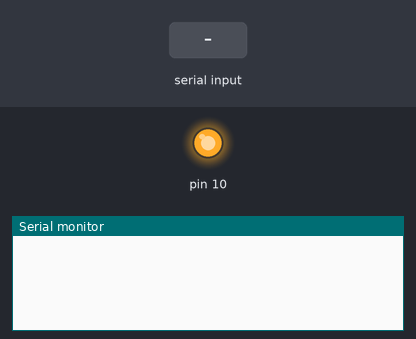
The program below on a simulated Arduino Uno, built with avr-gcc and run on an emulated ATmega328P. Parts: output pins drawn as LEDs (lit = HIGH), the last lines printed to the serial monitor. The inputs (shaded band) are chosen by the test bench. No radio packets arrive unless stated.

Above: at 1.8 s.
1.9 s: "90,45\n" received over the second serial link
At 3.0 s:
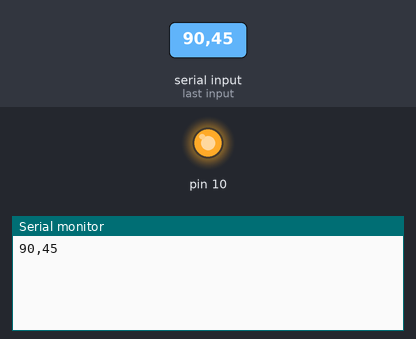
3.5 s: "5\n" received over the second serial link
At 4.6 s:
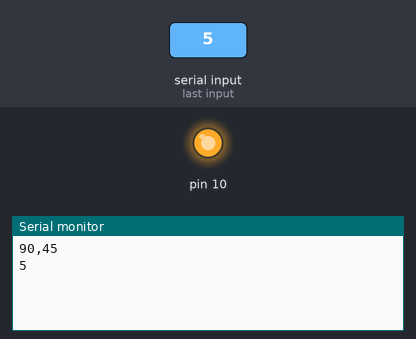

Measured:
- after the input at 1.9 s, the serial monitor: prints a new line after 0.12 s (image 1)
- after the input at 3.5 s, the serial monitor: prints a new line at once (image 2)

The program:

main.cpp
```cpp
#include<RF24.h>
#include<SPI.h>
#include<Arduino.h>
#include<string.h>
#include<stdlib.h>
#include<stdio.h>
#include<SoftwareSerial.h>
#include"nrf_data_handler.hpp"
#include"hm-10_data_handler.hpp"

using namespace std;

#define Node_1 00
#define Node_2 01

void SendDataToNRF();
void OnData(Comm_Data data);
void OnAction(Comm_Data actdata);
void OnLog(Comm_Data logData);

/*Setting up the NRF data handler*/
RF24 radio(7,8);
SoftwareSerial HM10(4,5); //Rx-4, TX-5
NRFDataHandler nrfDataHandler(radio,Node_1,Node_2);
HM10DataHandler hm10datahandler(&HM10);

void setup(){
 Serial.begin(9600);
 SPI.begin();
 nrfDataHandler.SetupRadio();
 nrfDataHandler.InitializeCallbacks(OnData,OnLog,OnAction);
 hm10datahandler.SetupHM10();
 hm10datahandler.InitializeCallbacks(OnAction);
}
void loop(){

    /*Sending data to NRF*/
    SendDataToNRF();
    delay(500);
    /*Reading data from NRF*/
    nrfDataHandler.ReadData();
    // delay(1000);


}

void SendDataToNRF(){
// Comm_Data data;
// data.header=(Header_Types)HDATA;
// memcpy(data.message,"67.5",24);
// delay(2000);
// nrfDataHandler.WriteData(data);
hm10datahandler.ReadData();
}


void OnData(Comm_Data data){
    // Serial.print("Temperature data in string format: ");
    // Serial.println(data.message);
    Serial.print("receiving data from robot: ");
    float value=atof(data.message);
    Serial.println(value);

    /*concatenate _D char to log msg to differentiate the msg as info(sensor values) data msg*/
    char destStr[28]="_D";
    strcat(data.message,destStr);
    hm10datahandler.WriteData(data);

}

void OnAction(Comm_Data actdata){
    // Serial.print("Commands from mobile using HM10");
    // Serial.print(actdata.message);

    // delay(1000);
    nrfDataHandler.WriteData(actdata);
}

void OnLog(Comm_Data logData){
    /*Log data for err and debug*/
    if(logData.header == HERRLOG){
        // Serial.print("Err log: ");
        Serial.println(logData.message);

        /*concatenate _E char to log msg to differentiate the msg as Err msg*/
        char destStr[28]="_E";
        strcat(logData.message,destStr);

        hm10datahandler.WriteData(logData);
    }
    if (logData.header == HDBGLOG)
    {
        // Serial.print("Debug log: ");
        Serial.println(logData.message);

        /*concatenate _G char to log msg to differentiate the msg as debug msg*/
        char destStr[28]="_G";
        strcat(logData.message,destStr);

        hm10datahandler.WriteData(logData);
    }

}
```

data_handler_interface.hpp
```cpp
// #ifndef Data_Handler_Interface_H
// #define Data_Handler_Interface_H
#pragma once
#include "handler_data_types.hpp"
class DataHandlerInterface
{
private:
    /* data */
public:
    DataHandlerInterface(/* args */){}
    ~DataHandlerInterface(){}
    virtual void WriteData(Comm_Data data)=0;
    virtual void ReadData()=0;


};
// #endif
```

handler_data_types.hpp
```cpp
// #ifndef HM10DataHandler_H
// #define HM10DataHandler_H
#pragma once
enum Header_Types{
    HERRLOG=0,
    HDBGLOG,
    HACT,
    HDATA
};
struct Comm_Data
{
    /* data */
    Header_Types header;
    char message[26];
    // double sensorData;
};

//NRF callback
typedef void(*OnDataPtr)(Comm_Data data);
typedef void(*OnActionPtr)(Comm_Data actionData);
typedef void(*OnLogPtr)(Comm_Data logData);
// typedef void(*OnHM10DataPtr)(Comm_Data data);

// #endif
```

hm-10_data_handler.hpp
```cpp
// #ifndef HM10DataHandler_H
// #define HM10DataHandler_H
#pragma once
#include<SoftwareSerial.h>
#include "data_handler_interface.hpp"

class HM10DataHandler:public DataHandlerInterface
{
private:
    SoftwareSerial* HM10;
    OnActionPtr p_OnAction;
public:
    HM10DataHandler(SoftwareSerial* hm10)
    {
        this->HM10=hm10;
    }

    ~HM10DataHandler(){

    }

public:
    void SetupHM10(){
        this->HM10->begin(9600);

    }

     //initialize callbacks
    void InitializeCallbacks(OnActionPtr actPtr){
        if(actPtr != nullptr){
            this->p_OnAction=actPtr;
        }
        else
            Serial.println("callbacks pointer is null");
    }

    void WriteData(Comm_Data hmData){
        // Serial.print("Writing data on HM10: ");
        // Serial.println(hmData.message);
        if(this->HM10 != nullptr){
            this->HM10->write(hmData.message);
        }

    }
    void ReadData(){
        String inData="";
        char appData;
        String res="";
        // if(this->HM10 != nullptr){
            HM10->listen();
            while (HM10->available() > 0) {   // if HM10 sends something then read

                appData = HM10->read();

                inData = String(appData);  // save the data in string format
                // Serial.print("HM10 data in string ");
                // Serial.println(inData);
                res=res+inData;
            }
        // }
        Comm_Data tmpbuffer;
        tmpbuffer.header=(Header_Types)HACT;
        // strcpy(tmpbuffer.message,inData.c_str());
        // String data="atul";
        memcpy(tmpbuffer.message,res.c_str(),26);
        if(this->p_OnAction != nullptr)
            this->p_OnAction(tmpbuffer);
        else
            Serial.println("p_OnAction is null");
    }

};

// #endif
```

nrf_data_handler.hpp
```cpp
#pragma once
#include <RF24.h>
#include "data_handler_interface.hpp"

class NRFDataHandler: public DataHandlerInterface
{
private:
    /* data */
   RF24 radio;
   uint8_t node_1;
   uint8_t node_2;
   bool role;
   Comm_Data buffer;

   //callabcks pointers
   OnDataPtr p_OnData;
   OnActionPtr p_OnAction;
   OnLogPtr p_OnLog;

public:
    NRFDataHandler(const RF24 &radio,uint8_t node_1, uint8_t node_2){
    this->radio=radio;
    this->node_1=node_1;
    this->node_2 =node_2;
    this->role=false;
    }

    ~NRFDataHandler(){}

public:
    void SetupRadio(){
        if(!this->radio.begin()) // Start up the radio
        {
            Serial.println("Hardware not respomding");
        }
        this->radio.setPALevel(RF24_PA_MAX);
        this->radio.setPayloadSize(sizeof(this->buffer));
        this->radio.setDataRate(RF24_250KBPS);
        this->radio.openWritingPipe(this->node_1);
        this->radio.openReadingPipe(1,this->node_2);
        this->radio.startListening();
    }

    //initialize callbacks
    void InitializeCallbacks(OnDataPtr dataPtr, OnLogPtr logPtr,OnActionPtr actPtr){
        if(dataPtr != nullptr && logPtr != nullptr){
            this->p_OnData=dataPtr;
            this->p_OnAction=actPtr;
            this->p_OnLog=logPtr;
        }
        else
            Serial.println("callbacks pointer are null");
    }
public:

    void WriteData(Comm_Data data){
        Serial.println(data.message);
        this->radio.stopListening();

        // if ((data.header > -1) && (strlen(data.message) != 0))
        // {
            bool ack=this->radio.write(&data,sizeof(this->buffer));
            if(!ack){
                // Serial.println("Transmission failed or timed out...");
            }
            this->radio.startListening();

        // }
        // else
        //     Serial.println("Data is empty");
    }

    void ReadData(){
        uint8_t pipe;
        if(this->radio.available(&pipe)){
            uint8_t bytes= radio.getPayloadSize();
            radio.read(&(this->buffer),bytes);

        }

        // if ((this->buffer.header > -1) && (strlen(this->buffer.message) != 0))
        // {
            if(this->buffer.header == HDATA){
                if(this->p_OnData != nullptr)
                this->p_OnData(this->buffer);
                else
                Serial.println("p_OnData is mull");
            }
            if(this->buffer.header == HACT){
                if(this->p_OnAction != nullptr)
                this->p_OnAction(this->buffer);
                else
                Serial.println("p_OnData is mull");
            }
            if ((this->buffer.header == HERRLOG) || (this->buffer.header == HDBGLOG)){
                if(this->p_OnLog != nullptr)
                this->p_OnLog(this->buffer);
                else
                Serial.println("p_OnLog is null");
            }

        // }
        // else
        //     Serial.println("buffer is empty...!");


    }


};
```

robot_main.cpp
```cpp
#include<RF24.h>
#include<SPI.h>
#include<Arduino.h>
#include<string.h>
#include<stdlib.h>
#include<stdio.h>
#include"nrf_data_handler.hpp"

using namespace std;

#define Node_1 01
#define Node_2 00

void SendDataToNRF();
void OnData(Comm_Data data);
void OnAction(Comm_Data actdata);
void OnLog(Comm_Data logData);

/*Setting up the NRF data handler*/
RF24 radio(7,8);
NRFDataHandler nrfDataHandler(radio,Node_1,Node_2);

void setup(){
 Serial.begin(9600);
 SPI.begin();
 nrfDataHandler.SetupRadio();
 nrfDataHandler.InitializeCallbacks(OnData,OnLog,OnAction);
}
void loop(){
/*Reading data from NRF*/
nrfDataHandler.ReadData();

delay(500);

/*Sending data to NRF*/
SendDataToNRF();
}

void SendDataToNRF(){
    Comm_Data data;
    data.header=(Header_Types)HDATA;
    memcpy(data.message,"67.5",24);
    // delay(2000);
    nrfDataHandler.WriteData(data);

    // delay(200);
    data.header=(Header_Types)HERRLOG;
    memcpy(data.message,"ERROR",24);
    nrfDataHandler.WriteData(data);

    // delay(200);
    data.header=(Header_Types)HDBGLOG;
    memcpy(data.message,"DEBUG",24);
    nrfDataHandler.WriteData(data);
}


void OnData(Comm_Data data){
    // Serial.print("Temperature data in string format: ");
    // Serial.println(data.message);
    // Serial.print("Temperature data in double: ");
    // float value=atof(data.message);
    // Serial.println(value);

}

void OnAction(Comm_Data actdata){
    Serial.print("Commands from mobile using HM10 ");
    Serial.println(actdata.message);

}

void OnLog(Comm_Data logData){
    // /*Log data for err and debug*/
    // if(logData.header == HERRLOG){
    //     Serial.print("Err log: ");
    //     Serial.println(logData.message);

    //     /*concatenate _E char to log msg to differentiate the msg as Err msg*/
    //     char destStr[28]="_E";
    //     strcat(logData.message,destStr);

    //     hm10datahandler.WriteData(logData);
    // }
    // if (logData.header == HDBGLOG)
    // {
    //     Serial.print("Debug log: ");
    //     Serial.println(logData.message);

    //     /*concatenate _G char to log msg to differentiate the msg as debug msg*/
    //     char destStr[28]="_G";
    //     strcat(logData.message,destStr);

    //     hm10datahandler.WriteData(logData);
    // }

}
```
